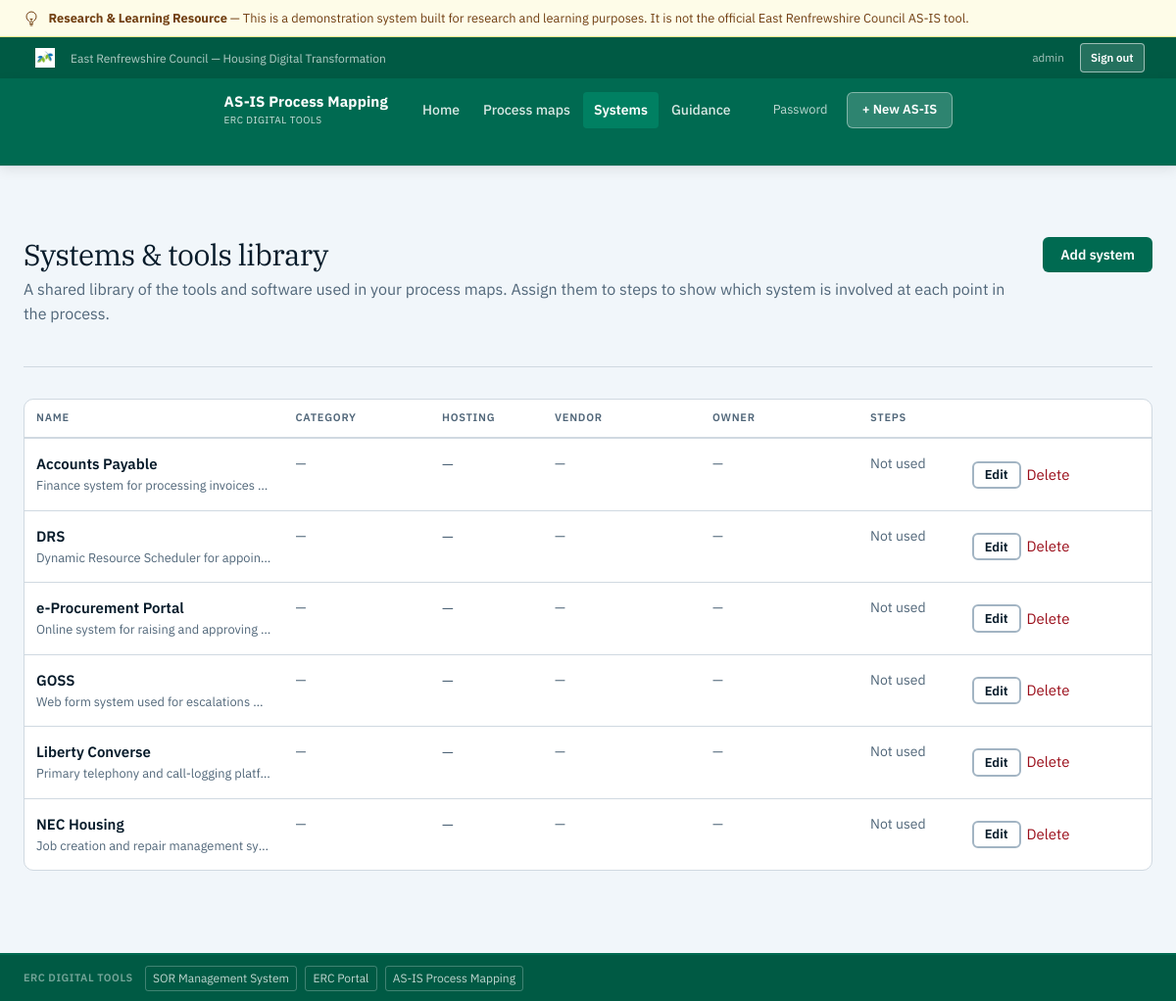
The app's page /systems.php (signed in) with its own data.
### tables this page shows
CREATE TABLE IF NOT EXISTS systems (
    id INT UNSIGNED AUTO_INCREMENT PRIMARY KEY,
    name VARCHAR(255) NOT NULL,
    description TEXT NULL,
    category VARCHAR(100) NULL,
    hosting ENUM('saas','cloud','on-premise','hybrid','unknown') NOT NULL DEFAULT 'unknown',
    vendor VARCHAR(255) NULL,
    owner VARCHAR(255) NULL,
    contact VARCHAR(255) NULL,
    created_at TIMESTAMP NOT NULL DEFAULT CURRENT_TIMESTAMP,
    UNIQUE KEY uniq_system_name (name)
);

### includes/auth.php (called while the page is built, shortened)
<?php
function is_logged_in(): bool
{
    return !empty($_SESSION['admin_logged_in']);
}

### includes/permissions.php (called while the page is built, shortened)
<?php
require_once __DIR__ . '/auth.php';
function role_rank_map(): array
{
    return ['viewer' => 1, 'editor' => 2, 'admin' => 3];
}
function current_app_role(): string
{
    $role = $_SESSION['app_role'] ?? 'viewer';
    return in_array($role, ['viewer', 'editor', 'admin'], true) ? $role : 'viewer';
}
function user_has_min_role(string $minRole): bool
{
    $ranks = role_rank_map();
    $current = $ranks[current_app_role()] ?? 0;
    $needed  = $ranks[$minRole] ?? 99;
    return $current >= $needed;
}
function can_edit_maps(): bool
{
    return user_has_min_role('editor');
}
function is_microsoft_user(): bool
{
    return ($_SESSION['auth_provider'] ?? 'local') === 'microsoft';
}

### public/systems.php (the view, shortened to what this page needs)
<?php
$pdo = db();
$systems = fetch_systems($pdo);
?>
<header>
    <div>
        <h1>Systems &amp; tools library</h1>
        <p>A shared library of the tools and software used in your process maps. Assign them to steps to show which system is involved at each point in the process.</p>
    </div>
    <a class="btn" href="/system-create.php">Add system</a>
</header>
<?php if ($systems !== []): ?>
<div class="card" style="padding:0;overflow:hidden;">
    <table style="table-layout:fixed;width:100%;">
        <colgroup>
            <col style="width:23%;">
            <col style="width:13%;">
            <col style="width:10%;">
            <col style="width:14%;">
            <col style="width:14%;">
            <col style="width:9%;">
            <col style="width:17%;">
        </colgroup>
        <thead>
            <tr>
                <th>Name</th>
                <th>Category</th>
                <th>Hosting</th>
                <th>Vendor</th>
                <th>Owner</th>
                <th>Steps</th>
                <th></th>
            </tr>
        </thead>
        <tbody>
            <?php foreach ($systems as $sys): ?>
                <?php
                $tooltip = implode(' · ', array_filter([
                    $sys['description'] ?? '',
                    $sys['contact']     ? 'Contact: ' . $sys['contact'] : '',
                ]));
                ?>
                <tr>
                    <td title="<?= h($tooltip) ?>">
                        <div class="td-clip" style="font-weight:600;"><?= h($sys['name']) ?></div>
                        <?php if (!empty($sys['description'])): ?>
                            <div class="td-clip" style="font-size:0.8rem;color:var(--muted);"><?= h($sys['description']) ?></div>
                        <?php endif; ?>
                    </td>
                    <td class="td-clip" style="font-size:0.875rem;color:var(--muted);"
                        title="<?= h((string)($sys['category'] ?? '')) ?>"><?= h((string)($sys['category'] ?? '—')) ?></td>
                    <td>
                        <?php if (!empty($sys['hosting']) && $sys['hosting'] !== 'unknown'): ?>
                            <span class="badge" style="background:<?= hosting_color($sys['hosting']) ?>;">
                                <?= h(hosting_label($sys['hosting'])) ?>
                            </span>
                        <?php else: ?>
                            <span style="color:var(--muted);">—</span>
                        <?php endif; ?>
                    </td>
                    <td class="td-clip" style="font-size:0.875rem;color:var(--muted);"
                        title="<?= h((string)($sys['vendor'] ?? '')) ?>"><?= h((string)($sys['vendor'] ?? '—')) ?></td>
                    <td class="td-clip" style="font-size:0.875rem;color:var(--muted);"
                        title="<?= h((string)($sys['owner'] ?? '')) ?>"><?= h((string)($sys['owner'] ?? '—')) ?></td>
                    <td style="font-size:0.875rem;">
                        <?php if ((int)$sys['step_count'] > 0): ?>
                            <?= (int)$sys['step_count'] ?> step<?= $sys['step_count'] != 1 ? 's' : '' ?>
                        <?php else: ?>
                            <span style="color:var(--muted);">Not used</span>
                        <?php endif; ?>
                    </td>
                    <td style="vertical-align:middle;">
                        <div class="row-actions">
                            <a class="btn btn-secondary btn-sm"
                               href="/system-edit.php?id=<?= (int)$sys['id'] ?>">Edit</a>
                            <a class="lnk-danger" href="/system-delete.php?id=<?= (int)$sys['id'] ?>">Delete</a>
                        </div>
                    </td>
                </tr>
            <?php endforeach; ?>
        </tbody>
    </table>
</div>
<?php else: ?>
<div class="card">
    <p style="color:var(--muted);margin:0;">No systems in the library yet. Add your first one below.</p>
</div>
<?php endif; ?>
<?php
render_layout('Systems & tools', ob_get_clean() ?: '');

### includes/helpers.php (shortened to what this page needs)
<?php
function h(?string $value): string
{
    return htmlspecialchars((string) $value, ENT_QUOTES, 'UTF-8');
}
function fetch_systems(PDO $pdo): array
{
    $stmt = $pdo->query(
        'SELECT s.*, COUNT(ss.step_id) AS step_count
         FROM systems s
         LEFT JOIN step_systems ss ON ss.system_id = s.id
         GROUP BY s.id
         ORDER BY s.name'
    );
    return $stmt->fetchAll();
}
function render_layout(string $title, string $content, array $options = []): void
{
    $isLanding = !empty($options['landing']);
    ?>
<!DOCTYPE html>
<html lang="en">
<head>
</head>
<body<?= $isLanding ? ' class="is-landing"' : '' ?>>
    <?php
    $__pg = basename($_SERVER['SCRIPT_NAME'] ?? '');
    $__nav = static function (string $page) use ($__pg): string {
        return $page === $__pg ? ' aria-current="page"' : '';
    };
    $__loggedIn = function_exists('is_logged_in') && is_logged_in();
    $__canEdit  = $__loggedIn && function_exists('can_edit_maps') && can_edit_maps();
    ?>
    <div class="research-notice" role="note">
        <span><strong>Research &amp; Learning Resource</strong> — This is a demonstration system built for research and learning purposes. It is not the official East Renfrewshire Council AS-IS tool.</span>
    </div>
    <div class="site-topbar">
        <div class="topbar-left">
            <img src="/images/leaves.png" alt="" class="topbar-leaves" width="28" height="20">
            <span>East Renfrewshire Council &mdash; Housing Digital Transformation</span>
        </div>
        <div class="topbar-right">
            <?php if ($__loggedIn): ?>
                <span class="topbar-user" title="<?= h($_SESSION['admin_user'] ?? '') ?>"><?= h($_SESSION['admin_user'] ?? '') ?></span>
                <a href="/logout.php" class="topbar-signout">Sign out</a>
            <?php else: ?>
                <a href="/login.php" class="topbar-signout">Sign in</a>
            <?php endif; ?>
        </div>
    </div>
    <header class="site-header" role="banner">
        <div class="header-inner">
            <a href="/index.php" class="site-logo" aria-label="AS-IS Process Mapping — Home">
                <span class="logo-name">AS-IS Process Mapping</span>
                <span class="logo-subtitle">ERC Digital Tools</span>
            </a>
            <nav class="site-nav" aria-label="Main navigation">
                <a href="/index.php"<?= $__nav('index.php') ?>>Home</a>
                <a href="/documents.php"<?= $__nav('documents.php') ?>>Process maps</a>
                <a href="/systems.php"<?= $__nav('systems.php') ?>>Systems</a>
                <a href="/help.php"<?= $__nav('help.php') ?>>Guidance</a>
            </nav>
            <div class="site-nav-actions">
                <?php if ($__loggedIn): ?>
                    <?php if (function_exists('is_microsoft_user') && !is_microsoft_user()): ?>
                        <a href="/profile/change-password.php" class="site-nav-link-secondary">Password</a>
                    <?php endif; ?>
                <?php endif; ?>
                <?php if ($__canEdit): ?>
                    <a href="/new.php" class="site-nav-cta">+ New AS-IS</a>
                <?php endif; ?>
            </div>
        </div>
    </header>
    <main id="main" class="wrap">
        <?= $content ?>
    </main>
    <footer style="background:#005a44;border-top:2px solid #006A51;padding:.65rem 1.5rem;">
        <div style="max-width:1200px;margin:0 auto;display:flex;flex-wrap:wrap;gap:.5rem;align-items:center;font-size:.75rem;">
            <span style="color:rgba(255,255,255,.45);font-weight:600;text-transform:uppercase;letter-spacing:.05em;font-size:.68rem;margin-right:.25rem;">ERC Digital Tools</span>
            <a href="<?= h(SOR_SITE_URL) ?>/" style="color:rgba(255,255,255,.75);text-decoration:none;padding:.15rem .45rem;border:1px solid rgba(255,255,255,.25);border-radius:3px;">SOR Management System</a>
            <a href="<?= h(ERC_SITE_URL) ?>/" style="color:rgba(255,255,255,.75);text-decoration:none;padding:.15rem .45rem;border:1px solid rgba(255,255,255,.25);border-radius:3px;">ERC Portal</a>
            <a href="<?= h(APP_URL) ?>/" style="color:rgba(255,255,255,.75);text-decoration:none;padding:.15rem .45rem;border:1px solid rgba(255,255,255,.25);border-radius:3px;">AS-IS Process Mapping</a>
        </div>
    </footer>
</body>
</html>
    <?php
}

### records on screen
systems: name "Accounts Payable", description "Finance system for processing invoices…", category "—", vendor "—", owner "—"
systems: name "DRS", description "Dynamic Resource Scheduler for appoin…", category "—", vendor "—", owner "—"
systems: name "e-Procurement Portal", description "Online system for raising and approving…", category "—", vendor "—", owner "—"
systems: name "GOSS", description "Web form system used for escalations…", category "—", vendor "—", owner "—"
systems: name "Liberty Converse", description "Primary telephony and call-logging platf…", category "—", vendor "—", owner "—"
systems: name "NEC Housing", description "Job creation and repair management sy…", category "—", vendor "—", owner "—"

### other values on screen
$_SESSION['admin_user'] "admin"
